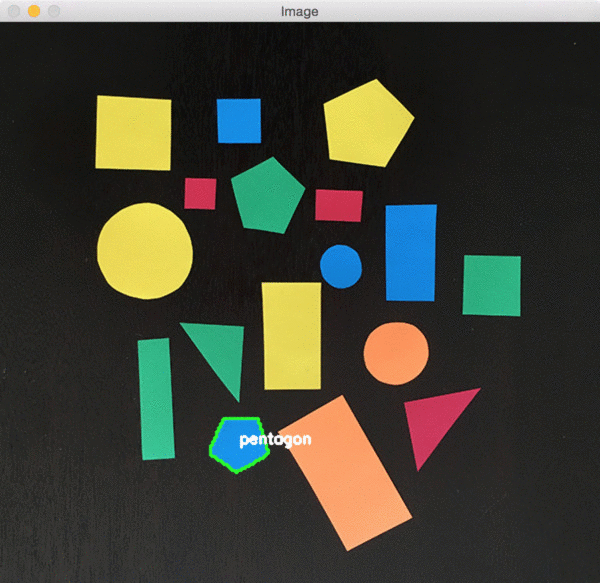
#> input picture examples/shapes_and_colors.png, 600 x 583 px
$ python shapedetector.py --image shapes_and_colors.png   (Python 2 division)   (older library calls are emulated)
#> lines starting #> are read from the running program, lines starting #| are printed output that depends on the picture; after the words box and inside, x2 and y2 are one past the last pixel; in counts of white or black regions, pixels touching at a corner belong together
### examples/detect_shapes.py
# import the necessary packages
import cv2


class ShapeDetector:
    def __init__(self):
        pass

    def detect(self, c):
        # initialize the shape name and approximate the contour
        shape = "unidentified"
        peri = cv2.arcLength(c, True)
        approx = cv2.approxPolyDP(c, 0.04 * peri, True)
        #print approx


        # if the shape is a pentagon, it will have 5 vertices
        if len(approx) <= 7 and len(approx) >= 5:
            shape = "Foot"

        # otherwise, we assume the shape is a circle
        else:
            shape = "Unknown"

        # return the name of the shape
        return shape

### examples/shapedetector.py
# import the necessary packages
from detect_shapes import ShapeDetector
import argparse
import imutils
import cv2
from math import sqrt

# construct the argument parse and parse the arguments
ap = argparse.ArgumentParser()
ap.add_argument("-i", "--image", required=True,
	help="path to the input image")
args = vars(ap.parse_args())

# load the image and resize it to a smaller factor so that
# the shapes can be approximated better
image = cv2.imread(args["image"])
#> image is the input picture: shape (583, 600, 3); mean B, G, R 54.7, 66.6, 65.4
image = 255-image
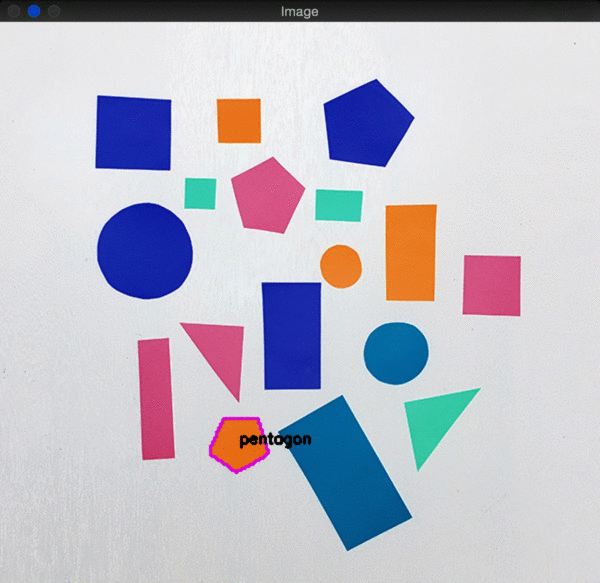
#> image: shape (583, 600, 3); mean B, G, R 200.3, 188.4, 189.6

image = cv2.resize(image, None, fx=0.25, fy=0.25, interpolation=cv2.INTER_CUBIC)
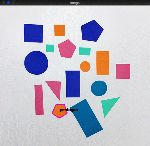
#> image: shape (146, 150, 3); mean B, G, R 200.4, 188.6, 189.9
#resized = imutils.resize(image, width=300)
ratio = image.shape[0] / float(image.shape[0])
#> ratio = 1

# convert the resized image to grayscale, blur it slightly,
# and threshold it
gray = cv2.cvtColor(image, cv2.COLOR_BGR2GRAY)
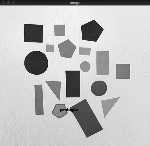
#> gray: shape (146, 150); min 0, max 253, mean 190.3
blurred = cv2.GaussianBlur(gray, (5, 5), 0)
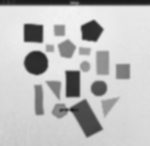
#> blurred: shape (146, 150); min 26, max 243, mean 190.4
thresh = cv2.threshold(blurred, 120, 255, cv2.THRESH_BINARY)[1]
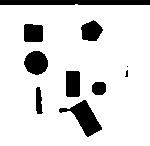
#> thresh: shape (146, 150); 85.6% white; 10 black regions (2 under 20 px), largest, box (x1, y1, x2, y2) and area: (0, 0, 150, 5) 747, (59, 100, 102, 137) 638, (24, 51, 48, 75) 440
thresh = cv2.dilate(thresh, None, iterations=4)
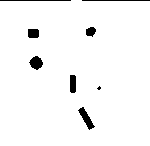
#> thresh: shape (146, 150); 96.8% white; 8 black regions (1 under 20 px)
cv2.imwrite('test.jpg', thresh)

# find contours in the thresholded image and initialize the
# shape detector
cnts = cv2.findContours(thresh.copy(), cv2.RETR_EXTERNAL,
	cv2.CHAIN_APPROX_SIMPLE)
#> cnts = 1 contour; box (x1, y1, x2, y2) and area: (0, 0, 150, 146) 21467
cnts = cnts[0] if imutils.is_cv2() else cnts[1]
#> cnts = 1 item
sd = ShapeDetector()

def closest_line(coin_loc, contours):
	cx, cy = coin_loc
	distances = list()

	contours = [list(i) for i in contours]
	print contours
	for i, coord in enumerate(contours):
		print list(coord)
		print coord
		#x,y = coord
		#dist = sqrt((cx-x)**2 + (cy-y)**2)
#> (the run stopped early here; a loop or call above may not have finished)
